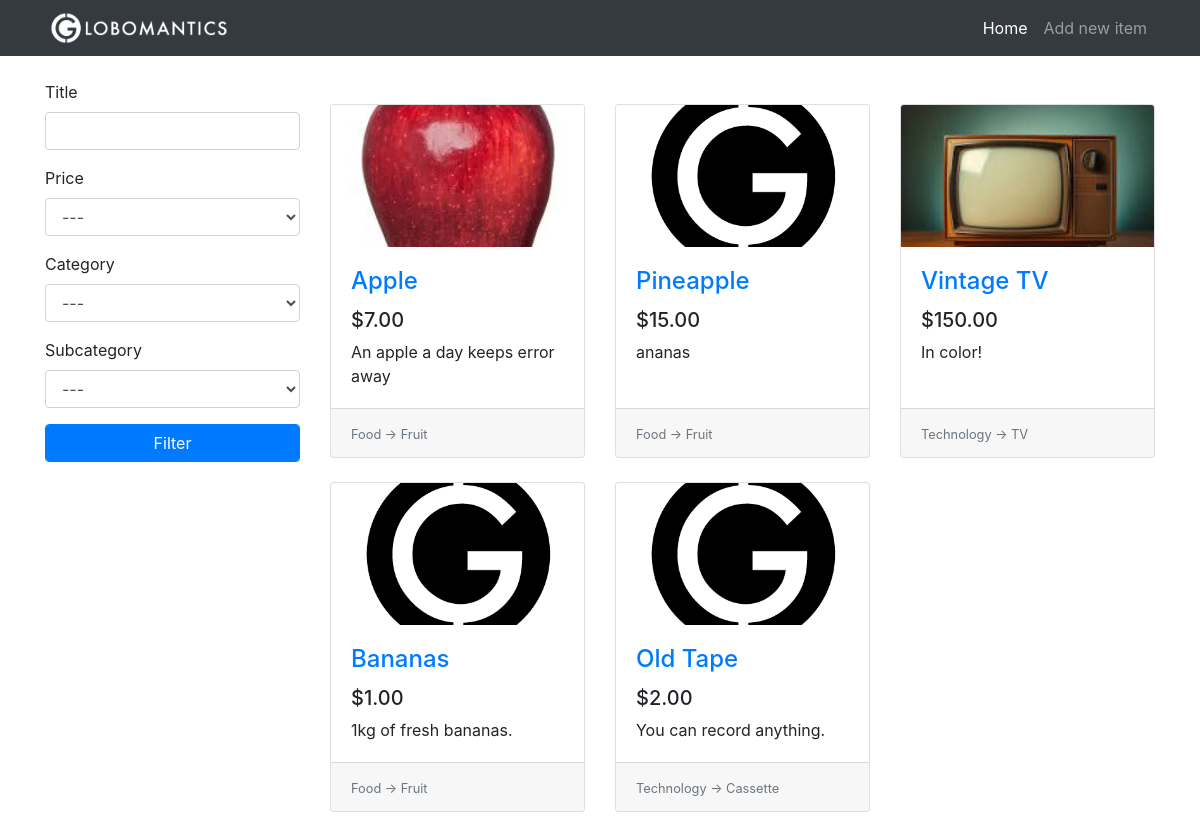
The page / on the database its author committed.
### tables this page shows
CREATE TABLE items(
                    id              INTEGER PRIMARY KEY AUTOINCREMENT,
                    title           TEXT,
                    description     TEXT,
                    price           REAL,
                    image           TEXT,
                    category_id     INTEGER,
                    subcategory_id  INTEGER,
                    FOREIGN KEY(category_id) REFERENCES categories(id),
                    FOREIGN KEY(subcategory_id) REFERENCES subcategories(id)
);

CREATE TABLE categories(
                    id              INTEGER PRIMARY KEY AUTOINCREMENT,
                    name            TEXT
);

CREATE TABLE subcategories(
                    id              INTEGER PRIMARY KEY AUTOINCREMENT,
                    name            TEXT,
                    category_id     INTEGER,
                    FOREIGN KEY(category_id) REFERENCES categories(id)
);

### app.py (the view)
@app.route("/")
def home():
    conn = get_db()
    c = conn.cursor()
    form = FilterForm(request.args, meta={"csrf": False})
    c.execute("SELECT id, name FROM categories")
    categories = c.fetchall()
    categories.insert(0, (0, "---"))
    form.category.choices = categories
    c.execute("SELECT id, name FROM subcategories")
    subcategories = c.fetchall()
    subcategories.insert(0, (0, "---"))
    form.subcategory.choices = subcategories
    query = """SELECT
                    i.id, i.title, i.description, i.price, i.image, c.name, s.name
                    FROM
                    items AS i
                    INNER JOIN categories AS c ON i.category_id = c.id
                    INNER JOIN subcategories AS s ON i.subcategory_id = s.id
    """
    try:
        is_ajax = int(request.args["ajax"])
    except:
        is_ajax = 0
    if form.validate():
        filter_queries = []
        parameters = []
        if form.title.data.strip():
            filter_queries.append("i.title LIKE ?")
            parameters.append("%" + escape(form.title.data) + "%")
        if form.category.data:
            filter_queries.append("i.category_id = ?")
            parameters.append(form.category.data)
        if form.subcategory.data:
            filter_queries.append("i.subcategory_id = ?")
            parameters.append(form.subcategory.data)
        if filter_queries:
            query += " WHERE "
            query += " AND ".join(filter_queries)
        if form.price.data:
            if form.price.data == 1:
                query += " ORDER BY i.price DESC"
            else:
                query += " ORDER BY i.price"
        else:
            query += " ORDER BY i.id DESC"
        items_from_db = c.execute(query, tuple(parameters))
    else:
        items_from_db = c.execute(query + "ORDER BY i.id DESC")
    items = []
    for row in items_from_db:
        item = {
            "id": row[0],
            "title": row[1],
            "description": row[2],
            "price": row[3],
            "image": row[4],
            "category": row[5],
            "subcategory": row[6]
        }
        items.append(item)
    if is_ajax:
        return render_template("_items.html", items=items)
    return render_template("home.html", items=items, form=form)

### app.py
class FilterForm(FlaskForm):
    title       = StringField("Title", validators=[Length(max=20)])
    price       = SelectField("Price", coerce=int, choices=[(0, "---"), (1, "Max to Min"), (2, "Min to Max")])
    category    = SelectField("Category", coerce=int)
    subcategory = SelectField("Subcategory", coerce=int)
    submit      = SubmitField("Filter")

### app.py (called while the page is built)
def get_db():
    db = getattr(g, "_database", None)
    if db is None:
        db = g._database = sqlite3.connect("db/globomantics.db")
    return db

@app.teardown_appcontext
def close_connection(exception):
    db = getattr(g, "_database", None)
    if db is not None:
        db.close()

### templates/home.html (shortened to what this page needs)
{% extends 'base.html' %}
{% set active_page = 'home' %}
{% block content %}
  <div class="row">
    <div class="col-lg-3">
      <div class="my-4">
        <form class="filter-form" action="{{ url_for('home') }}" method="GET">
          <div class="form-group">
            {{ form.title.label }}
            {{ form.title(class="form-control") }}
          </div>
          <div class="form-group">
            {{ form.price.label }}
            {{ form.price(class="form-control") }}
          </div>
          <div class="form-group">
            {{ form.category.label }}
            {{ form.category(class="form-control category-filter") }}
          </div>
          <div class="form-group">
            {{ form.subcategory.label }}
            {{ form.subcategory(class="form-control") }}
          </div>
          {{ form.submit(class="btn btn-primary form-control") }}
        </form>
      </div>
    </div>
    <div class="col-lg-9">
      <div class="row my-5 card-wrapper">
        {% if items %}
        {% for item in items %}
        <div class="col-lg-4 col-md-6 mb-4">
          <div class="card h-100">
            <div class="embed-responsive embed-responsive-16by9">
              <a href="{{ url_for('item', item_id=item.id) }}">
                <img class="card-img-top embed-responsive-item" src="{% if item.image %}{{ url_for('uploads', filename=item.image) }}{% else %}{{ url_for('static', filename='images/placeholder.png') }}{% endif %}" alt="">
              </a>
            </div>
            <div class="card-body">
              <h4 class="card-title">
                <a href="{{ url_for('item', item_id=item.id) }}">{{ item.title }}</a>
              </h4>
              <h5>{{ "$%.2f" | format(item.price) }}</h5>
              <p class="card-text">{{ item.description | safe }}</p>
            </div>
            <div class="card-footer">
              <small class="text-muted">
                {{ item.category }} -> {{ item.subcategory }}
              </small>
            </div>
          </div>
        </div>
        {% endfor %}
        {% else %}
        <h1 class="offset-lg-3">No items to show.</h1>
        {% endif %}
      </div>
    </div>
  </div>
{% endblock %}

### templates/base.html (shortened to what this page needs)
<!DOCTYPE html>
<html lang="en">
<head>
  <link rel="stylesheet" href="https://stackpath.bootstrapcdn.com/bootstrap/4.4.1/css/bootstrap.min.css">
  <link rel="stylesheet" href="{{ url_for('static', filename='css/style.css') }}">
</head>
<body>
  <nav class="navbar navbar-expand-lg navbar-dark bg-dark fixed-top">
    <div class="container">
      <a href="{{ url_for('home') }}" class="navbar-brand">
        <img src="{{ url_for('static', filename='images/logo.png') }}" height="40px">
      </a>
      <div class="collapse navbar-collapse" id="navbarResponsive">
        <ul class="navbar-nav ml-auto">
          <li class="nav-item {{ 'active' if active_page == 'home' else '' }}">
            <a href="{{ url_for('home') }}" class="nav-link">Home</a>
          </li>
          <li class="nav-item {{ 'active' if active_page == 'new_item' else '' }}">
            <a href="{{ url_for('new_item') }}" class="nav-link">Add new item</a>
          </li>
        </ul>
      </div>
    </div>
  </nav>
  <div class="container">
  {% block content %}{% endblock %}
  </div>
</body>
</html>

### static/css/style.css (style rules this page uses)
body { padding-top: 56px; }
.navbar-brand { padding-top: 0rem; padding-bottom: 0rem; }
.card-img-top { object-fit: cover; }

### rows shown on the page
items: image (picture), title "Apple", price "$7.00", description "An apple a day keeps error away", category "Food", subcategory "Fruit"
items: title "Pineapple", price "$15.00", description "ananas", category "Food", subcategory "Fruit"
items: image (picture), title "Vintage TV", price "$150.00", description "In color!", category "Technology", subcategory "TV"
items: title "Bananas", price "$1.00", description "1kg of fresh bananas.", category "Food", subcategory "Fruit"
items: title "Old Tape", price "$2.00", description "You can record anything.", category "Technology", subcategory "Cassette"
